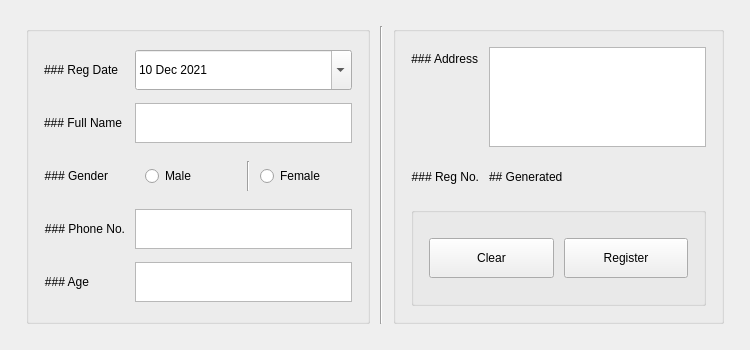
<?xml version="1.0" encoding="UTF-8"?>
<ui version="4.0">
 <class>AddPatient</class>
 <widget class="QWidget" name="AddPatient">
  <property name="geometry">
   <rect>
    <x>0</x>
    <y>0</y>
    <width>750</width>
    <height>350</height>
   </rect>
  </property>
  <property name="sizePolicy">
   <sizepolicy hsizetype="Expanding" vsizetype="Expanding">
    <horstretch>0</horstretch>
    <verstretch>0</verstretch>
   </sizepolicy>
  </property>
  <property name="windowTitle">
   <string>Form</string>
  </property>
  <layout class="QGridLayout" name="gridLayout">
   <item row="0" column="0">
    <layout class="QVBoxLayout" name="verticalLayout">
     <item>
      <layout class="QHBoxLayout" name="horizontalLayout">
       <property name="spacing">
        <number>10</number>
       </property>
       <property name="leftMargin">
        <number>15</number>
       </property>
       <property name="topMargin">
        <number>15</number>
       </property>
       <property name="rightMargin">
        <number>15</number>
       </property>
       <property name="bottomMargin">
        <number>15</number>
       </property>
       <item>
        <widget class="QGroupBox" name="left_grp">
         <property name="title">
          <string/>
         </property>
         <layout class="QVBoxLayout" name="verticalLayout_2">
          <property name="spacing">
           <number>10</number>
          </property>
          <property name="leftMargin">
           <number>15</number>
          </property>
          <property name="topMargin">
           <number>15</number>
          </property>
          <property name="rightMargin">
           <number>15</number>
          </property>
          <property name="bottomMargin">
           <number>15</number>
          </property>
          <item>
           <layout class="QFormLayout" name="left_grp_form">
            <property name="horizontalSpacing">
             <number>10</number>
            </property>
            <property name="verticalSpacing">
             <number>10</number>
            </property>
            <item row="0" column="0">
             <widget class="QLabel" name="lbl_reg_date">
              <property name="minimumSize">
               <size>
                <width>0</width>
                <height>40</height>
               </size>
              </property>
              <property name="maximumSize">
               <size>
                <width>16777215</width>
                <height>40</height>
               </size>
              </property>
              <property name="text">
               <string>### Reg Date</string>
              </property>
              <property name="textFormat">
               <enum>Qt::MarkdownText</enum>
              </property>
              <property name="alignment">
               <set>Qt::AlignRight|Qt::AlignTrailing|Qt::AlignVCenter</set>
              </property>
             </widget>
            </item>
            <item row="0" column="1">
             <widget class="QDateEdit" name="date_regdate">
              <property name="minimumSize">
               <size>
                <width>0</width>
                <height>40</height>
               </size>
              </property>
              <property name="maximumSize">
               <size>
                <width>16777215</width>
                <height>40</height>
               </size>
              </property>
              <property name="calendarPopup">
               <bool>true</bool>
              </property>
              <property name="date">
               <date>
                <year>2021</year>
                <month>12</month>
                <day>10</day>
               </date>
              </property>
             </widget>
            </item>
            <item row="1" column="0">
             <widget class="QLabel" name="lbl_fullname">
              <property name="minimumSize">
               <size>
                <width>0</width>
                <height>40</height>
               </size>
              </property>
              <property name="maximumSize">
               <size>
                <width>16777215</width>
                <height>40</height>
               </size>
              </property>
              <property name="text">
               <string>### Full Name</string>
              </property>
              <property name="textFormat">
               <enum>Qt::MarkdownText</enum>
              </property>
              <property name="alignment">
               <set>Qt::AlignRight|Qt::AlignTrailing|Qt::AlignVCenter</set>
              </property>
             </widget>
            </item>
            <item row="1" column="1">
             <widget class="QTextEdit" name="txt_fullname">
              <property name="sizePolicy">
               <sizepolicy hsizetype="Expanding" vsizetype="Maximum">
                <horstretch>0</horstretch>
                <verstretch>0</verstretch>
               </sizepolicy>
              </property>
              <property name="minimumSize">
               <size>
                <width>0</width>
                <height>40</height>
               </size>
              </property>
              <property name="maximumSize">
               <size>
                <width>16777215</width>
                <height>40</height>
               </size>
              </property>
              <property name="tabChangesFocus">
               <bool>true</bool>
              </property>
             </widget>
            </item>
            <item row="2" column="0">
             <widget class="QLabel" name="lbl_gender">
              <property name="sizePolicy">
               <sizepolicy hsizetype="Fixed" vsizetype="Fixed">
                <horstretch>0</horstretch>
                <verstretch>0</verstretch>
               </sizepolicy>
              </property>
              <property name="minimumSize">
               <size>
                <width>0</width>
                <height>40</height>
               </size>
              </property>
              <property name="maximumSize">
               <size>
                <width>16777215</width>
                <height>40</height>
               </size>
              </property>
              <property name="text">
               <string>### Gender</string>
              </property>
              <property name="textFormat">
               <enum>Qt::MarkdownText</enum>
              </property>
              <property name="alignment">
               <set>Qt::AlignRight|Qt::AlignTrailing|Qt::AlignVCenter</set>
              </property>
             </widget>
            </item>
            <item row="3" column="0">
             <widget class="QLabel" name="lbl_phone">
              <property name="minimumSize">
               <size>
                <width>0</width>
                <height>40</height>
               </size>
              </property>
              <property name="maximumSize">
               <size>
                <width>16777215</width>
                <height>40</height>
               </size>
              </property>
              <property name="text">
               <string>### Phone No.</string>
              </property>
              <property name="textFormat">
               <enum>Qt::MarkdownText</enum>
              </property>
              <property name="alignment">
               <set>Qt::AlignRight|Qt::AlignTrailing|Qt::AlignVCenter</set>
              </property>
             </widget>
            </item>
            <item row="3" column="1">
             <widget class="QTextEdit" name="txt_pno">
              <property name="minimumSize">
               <size>
                <width>0</width>
                <height>40</height>
               </size>
              </property>
              <property name="maximumSize">
               <size>
                <width>16777215</width>
                <height>40</height>
               </size>
              </property>
              <property name="tabChangesFocus">
               <bool>true</bool>
              </property>
             </widget>
            </item>
            <item row="4" column="0">
             <widget class="QLabel" name="lbl_age">
              <property name="minimumSize">
               <size>
                <width>0</width>
                <height>40</height>
               </size>
              </property>
              <property name="maximumSize">
               <size>
                <width>16777215</width>
                <height>40</height>
               </size>
              </property>
              <property name="text">
               <string>### Age</string>
              </property>
              <property name="textFormat">
               <enum>Qt::MarkdownText</enum>
              </property>
              <property name="alignment">
               <set>Qt::AlignRight|Qt::AlignTrailing|Qt::AlignVCenter</set>
              </property>
             </widget>
            </item>
            <item row="4" column="1">
             <widget class="QTextEdit" name="txt_age">
              <property name="minimumSize">
               <size>
                <width>0</width>
                <height>40</height>
               </size>
              </property>
              <property name="maximumSize">
               <size>
                <width>16777215</width>
                <height>40</height>
               </size>
              </property>
              <property name="tabChangesFocus">
               <bool>true</bool>
              </property>
             </widget>
            </item>
            <item row="2" column="1">
             <layout class="QHBoxLayout" name="gender_grp">
              <property name="spacing">
               <number>10</number>
              </property>
              <property name="leftMargin">
               <number>10</number>
              </property>
              <item>
               <widget class="QRadioButton" name="rb_male">
                <property name="minimumSize">
                 <size>
                  <width>0</width>
                  <height>40</height>
                 </size>
                </property>
                <property name="maximumSize">
                 <size>
                  <width>16777215</width>
                  <height>40</height>
                 </size>
                </property>
                <property name="text">
                 <string>Male</string>
                </property>
                <attribute name="buttonGroup">
                 <string notr="true">gender_btn_group</string>
                </attribute>
               </widget>
              </item>
              <item>
               <widget class="Line" name="line_2">
                <property name="sizePolicy">
                 <sizepolicy hsizetype="Fixed" vsizetype="Minimum">
                  <horstretch>0</horstretch>
                  <verstretch>0</verstretch>
                 </sizepolicy>
                </property>
                <property name="minimumSize">
                 <size>
                  <width>0</width>
                  <height>30</height>
                 </size>
                </property>
                <property name="maximumSize">
                 <size>
                  <width>16777215</width>
                  <height>30</height>
                 </size>
                </property>
                <property name="orientation">
                 <enum>Qt::Vertical</enum>
                </property>
               </widget>
              </item>
              <item>
               <widget class="QRadioButton" name="rb_female">
                <property name="sizePolicy">
                 <sizepolicy hsizetype="Minimum" vsizetype="Fixed">
                  <horstretch>0</horstretch>
                  <verstretch>0</verstretch>
                 </sizepolicy>
                </property>
                <property name="minimumSize">
                 <size>
                  <width>0</width>
                  <height>40</height>
                 </size>
                </property>
                <property name="maximumSize">
                 <size>
                  <width>16777215</width>
                  <height>40</height>
                 </size>
                </property>
                <property name="text">
                 <string>Female</string>
                </property>
                <attribute name="buttonGroup">
                 <string notr="true">gender_btn_group</string>
                </attribute>
               </widget>
              </item>
             </layout>
            </item>
           </layout>
          </item>
         </layout>
        </widget>
       </item>
       <item>
        <widget class="Line" name="line">
         <property name="orientation">
          <enum>Qt::Vertical</enum>
         </property>
        </widget>
       </item>
       <item>
        <widget class="QGroupBox" name="right_grp">
         <property name="title">
          <string/>
         </property>
         <layout class="QVBoxLayout" name="verticalLayout_3">
          <property name="spacing">
           <number>10</number>
          </property>
          <property name="leftMargin">
           <number>15</number>
          </property>
          <property name="topMargin">
           <number>15</number>
          </property>
          <property name="rightMargin">
           <number>15</number>
          </property>
          <property name="bottomMargin">
           <number>15</number>
          </property>
          <item>
           <layout class="QFormLayout" name="formLayout">
            <property name="horizontalSpacing">
             <number>10</number>
            </property>
            <property name="verticalSpacing">
             <number>10</number>
            </property>
            <item row="0" column="0">
             <widget class="QLabel" name="lbl_age_2">
              <property name="text">
               <string>### Address</string>
              </property>
              <property name="textFormat">
               <enum>Qt::MarkdownText</enum>
              </property>
              <property name="alignment">
               <set>Qt::AlignRight|Qt::AlignTrailing|Qt::AlignVCenter</set>
              </property>
             </widget>
            </item>
            <item row="0" column="1">
             <widget class="QTextEdit" name="txt_address">
              <property name="minimumSize">
               <size>
                <width>0</width>
                <height>100</height>
               </size>
              </property>
              <property name="maximumSize">
               <size>
                <width>16777215</width>
                <height>100</height>
               </size>
              </property>
              <property name="tabChangesFocus">
               <bool>true</bool>
              </property>
             </widget>
            </item>
            <item row="1" column="0">
             <widget class="QLabel" name="lbl_regno">
              <property name="minimumSize">
               <size>
                <width>0</width>
                <height>40</height>
               </size>
              </property>
              <property name="maximumSize">
               <size>
                <width>16777215</width>
                <height>40</height>
               </size>
              </property>
              <property name="text">
               <string>### Reg No.</string>
              </property>
              <property name="textFormat">
               <enum>Qt::MarkdownText</enum>
              </property>
              <property name="alignment">
               <set>Qt::AlignRight|Qt::AlignTrailing|Qt::AlignVCenter</set>
              </property>
             </widget>
            </item>
            <item row="1" column="1">
             <widget class="QLabel" name="lbl_gen_reg_no">
              <property name="minimumSize">
               <size>
                <width>0</width>
                <height>40</height>
               </size>
              </property>
              <property name="maximumSize">
               <size>
                <width>16777215</width>
                <height>40</height>
               </size>
              </property>
              <property name="text">
               <string>## Generated</string>
              </property>
              <property name="textFormat">
               <enum>Qt::MarkdownText</enum>
              </property>
             </widget>
            </item>
           </layout>
          </item>
          <item>
           <widget class="QGroupBox" name="groupBox">
            <property name="sizePolicy">
             <sizepolicy hsizetype="Preferred" vsizetype="MinimumExpanding">
              <horstretch>0</horstretch>
              <verstretch>0</verstretch>
             </sizepolicy>
            </property>
            <property name="minimumSize">
             <size>
              <width>0</width>
              <height>50</height>
             </size>
            </property>
            <property name="maximumSize">
             <size>
              <width>16777215</width>
              <height>100</height>
             </size>
            </property>
            <property name="title">
             <string/>
            </property>
            <layout class="QHBoxLayout" name="horizontalLayout_2">
             <property name="spacing">
              <number>10</number>
             </property>
             <property name="leftMargin">
              <number>15</number>
             </property>
             <property name="topMargin">
              <number>15</number>
             </property>
             <property name="rightMargin">
              <number>15</number>
             </property>
             <property name="bottomMargin">
              <number>15</number>
             </property>
             <item>
              <widget class="QPushButton" name="btn_clear">
               <property name="minimumSize">
                <size>
                 <width>0</width>
                 <height>40</height>
                </size>
               </property>
               <property name="text">
                <string>Clear</string>
               </property>
              </widget>
             </item>
             <item>
              <widget class="QPushButton" name="btn_register">
               <property name="minimumSize">
                <size>
                 <width>0</width>
                 <height>40</height>
                </size>
               </property>
               <property name="text">
                <string>Register</string>
               </property>
              </widget>
             </item>
            </layout>
           </widget>
          </item>
         </layout>
        </widget>
       </item>
      </layout>
     </item>
    </layout>
   </item>
  </layout>
 </widget>
 <resources/>
 <connections/>
 <buttongroups>
  <buttongroup name="gender_btn_group"/>
 </buttongroups>
</ui>
